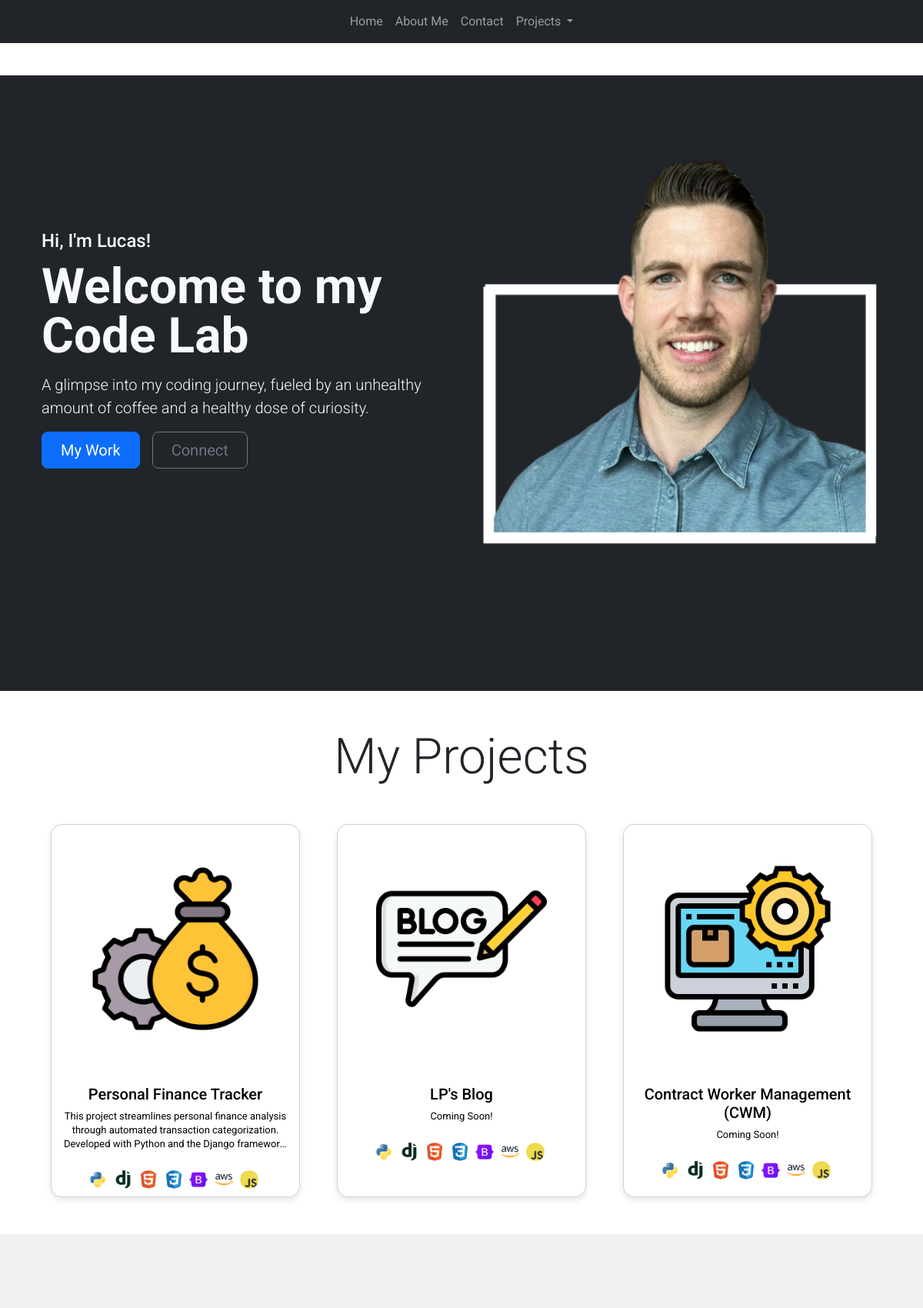
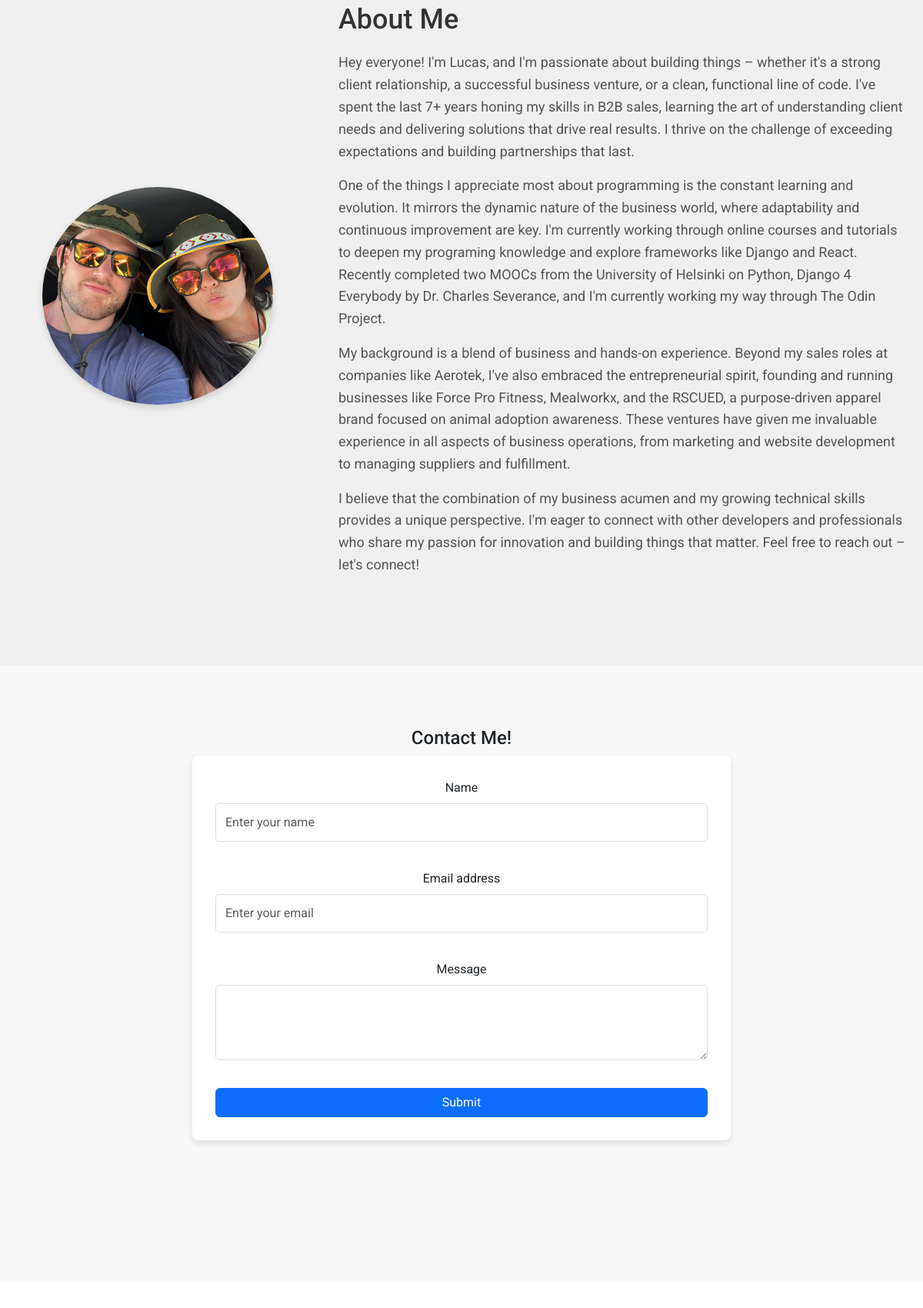
The page / (upper part) on the database its author committed (2 pictures, top to bottom).
### portfolio/models.py (models this page shows, shortened)
class Project(models.Model):
    title = models.CharField(max_length=200)
    description = models.TextField()
    image = models.ImageField(upload_to='project_images/', blank=True, null=True)
    github = models.URLField(blank=True, null=True)
    technologies = models.ManyToManyField(Technology, blank=True, help_text="Technology used in this project")
    TYPES = (
        ('FINANCE', 'Fiinance Tracker'),
        ('BLOG', 'Personal Blog'),
        ('WORKER_MANAGEMENT', 'Contract Worker Management'),
        ('OTHER', 'Other')
        )
    type = models.CharField(max_length=50,
                  choices=TYPES,
                  default="OTHER")

class Technology(models.Model):
    name = models.CharField(max_length=100, unique=True, help_text="Name of the technology (e.g., Python, Django)")
    icon = models.ImageField(upload_to='technology_icons/', blank=True, null=True)
    class Meta:
        verbose_name_plural = "Technologies"

### portfolio/views.py (the view)
# urls.py: path('', views.finance_tracker_home, name='home'),
def home(request):
    projects = Project.objects.all() # Get all prpjects from database
    return render(request, 'portfolio/index.html', {'projects': projects}) # Renders the index.html template and pass the projects to the template

### portfolio/templates/portfolio/index.html (shortened to what this page needs)
{% extends 'portfolio/base.html' %}
{% load static %}
{% block content %}
<header>
    {% include 'portfolio/components/hero_banner.html' %}
</header>
<section id="projects-section">
    {% include 'portfolio/components/project_card.html' %}
</section>
<section id="about-me" class="about-banner">
    {% include 'portfolio/components/about.html' %}
</section>
<section id="contact-me" class="contact-banner">
    {% include 'portfolio/components/contact_form.html' %}
</section>
{% endblock %}

### portfolio/templates/portfolio/components/project_card.html (shortened to what this page needs)
<div class="container mb-5">
        <h1 class="display-3 text-center m-5">My Projects</h1>
        <div class="row row-cols-sm-1 row-cols-md-2 row-cols-lg-3 g-5 mb-4 mx-auto">  {% if projects %}
            {% for project in projects %}
                <div class="col text-center">
                    <div id="project-card" class="card h-100">
                        <a href="{% url 'portfolio:project_redirect' pk=project.pk %}">
                            {% if project.image %}
                            <img id="project-img" src="{{ project.image.url }}" class="card-img-top" alt="{{ project.title }}">
                            {% endif %}
                            <div id="pc-body" class="card-body">
                                <h5 id="pc-title" class="card-title">{{ project.title }}</h5>
                                <p id="project-description" class="card-text">{{ project.description }}</p>
                            </div>
                            <div class="technologies">
                                {% for technology in project.technologies.all %}
                                    <img src="{{ technology.icon.url }}" alt="{{ technology.name }} icon" title="{{ technology.name }}" class="technology-icon">
                                {% endfor %}
                            </div>
                        </div>
                </div>
            {% endfor %}
        {% else %}
        <p>No projects added yet.</p>
        {% endif %}
    </div>
</div>

### static/css/main.css (style rules this page uses)
body { display: flex; flex-direction: column; margin: 0; font-family: 'Roboto', sans-serif; min-height: 100vh; }
#projects-section { scroll-margin-top: 100px; }
#project-card { display: flex; border-radius: 15px; margin-bottom: 10px; flex-direction: column; align-items: center; text-align: center; box-shadow: 0 4px 8px rgba(0, 0, 0, 0.1); transition: transform 0.3s ease, box-shadow 0.3s ease; }
#project-card a { text-decoration: none; }
#project-img { padding: 50px; }
#pc-body { display: flex; flex-direction: column; align-items: center; text-align: center; }
#pc-title { margin-bottom: 0.5rem; color: black; }
#project-description { margin-bottom: 0.5rem; color: black; font-size: small; }
#pc-body .card-text { overflow: hidden; text-overflow: ellipsis; display: -webkit-box; -webkit-line-clamp: 3; -webkit-box-orient: vertical; line-height: 1.4em; max-height: 4.2em; }
.technology-icon { width: 24px; height: 24px; margin-right: 5px; vertical-align: middle; border-radius: 50%; }
#about-me { scroll-margin-top: 50px; }
.about-banner { min-height: 75vh; padding: 100px 20px; background-color: #f0f0f0; }
#contact-me { scroll-margin-top: 60px; }
.contact-banner { padding: 80px 20px; text-align: center; background-color: #f8f8f8; height: 100vh; }

### rows shown on the page
Project: image (picture), title "Personal Finance Tracker", description "This project streamlines personal finance analysis through automated transaction categorization. Developed with Python and the Django…"
Technology: icon (picture)
Technology: icon (picture)
Technology: icon (picture)
Technology: icon (picture)
Technology: icon (picture)
Technology: icon (picture)
Technology: icon (picture)
Project: image (picture), title "LP's Blog", description "Coming Soon!"
Project: image (picture), title "Contract Worker Management (CWM)", description "Coming Soon!"
